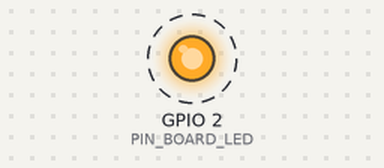
Bench run of a program on a simulated ESP32. Parts: output pins drawn as LEDs (lit = HIGH). Dashed ring = blinking. What the program prints to the serial monitor is not drawn.

Above: at 0.2 s.
Timing chart, 0 to 3.0 s (numbered marks = the images above):
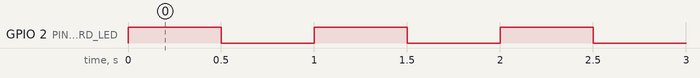

The program:

main.cpp
```cpp
// SmartQC firmware - starter sketch.
// Checks the toolchain and upload path only: blinks the onboard LED and prints over serial.
// It does not touch any Rev D pins (18, 19, 23, 25, 26, 27, 34), so nothing on the rig moves.

#include <Arduino.h>
#include "pins.h"

void setup() {
  Serial.begin(115200);     // matches monitor_speed in platformio.ini
  pinMode(PIN_BOARD_LED, OUTPUT);
  Serial.println();
  Serial.println("SmartQC starter sketch running");
}

void loop() {
  static uint32_t count = 0;
  digitalWrite(PIN_BOARD_LED, HIGH);
  delay(500);
  digitalWrite(PIN_BOARD_LED, LOW);
  delay(500);
  Serial.printf("alive %lu\n", static_cast<unsigned long>(++count));
}
```

pins.h
```cpp
#pragma once
#include <Arduino.h>
// SmartQC carrier board Rev E: the only ESP32 pins firmware may use.
// Source of truth: hardware/electrical/SmartQC Electrical Master Document, Rev E.docx, section 6 "ESP32 pin map".
// Change this file only after a new hardware revision of the master document.
// All other GPIOs are unconnected on the board. Strapping pins (0, 2, 5, 12, 15) and USB serial (1, 3) are avoided.

constexpr uint8_t PIN_EN    = 25; // T9 EN    -> TMC2209 EN. LOW = driver on. R1 10k pulls HIGH (off) at reset.
constexpr uint8_t PIN_STEP  = 26; // T9 STEP  -> TMC2209 STEP. One rising edge = one 1/8 microstep.
constexpr uint8_t PIN_DIR   = 27; // T10 DIR  -> TMC2209 DIR. Forward level: found on the bench (not known yet).
constexpr uint8_t PIN_TOP   = 23; // T10 TOP  -> R10 -> U5 pin 9/8 -> R2 -> Q1 gate. HIGH = top light on. 25 kHz PWM.
constexpr uint8_t PIN_BACK  = 19; // T13 BACK -> R11 -> U5 pin 12/11 -> R13 -> Q2 gate. HIGH = back light on. 25 kHz PWM.
constexpr uint8_t PIN_SERVO = 18; // T11 servo -> R9 -> U5 pin 2/3 -> R4 -> J1 SIG. 50 Hz pulses (MG996R).
constexpr uint8_t PIN_SENSE = 34; // T11 sense <- R5 100k / R6 18k from +24V_M, R15 100k pull-down (Rev E). HIGH = motion power present.
                                  //   Input only, no internal pull. LOW = E-stop pressed, F1 blown, PSU off or sense wire broken.

// Onboard blue LED of the ESP-32S NodeMCU board. Not part of the rig wiring.
// GPIO2 is a strapping pin: use it only for status blinks, never for rig functions.
constexpr uint8_t PIN_BOARD_LED = 2;
```

Measured:
- by itself, GPIO 2 (PIN_BOARD_LED): alternates HIGH for 0.50 s and LOW for 0.50 s
